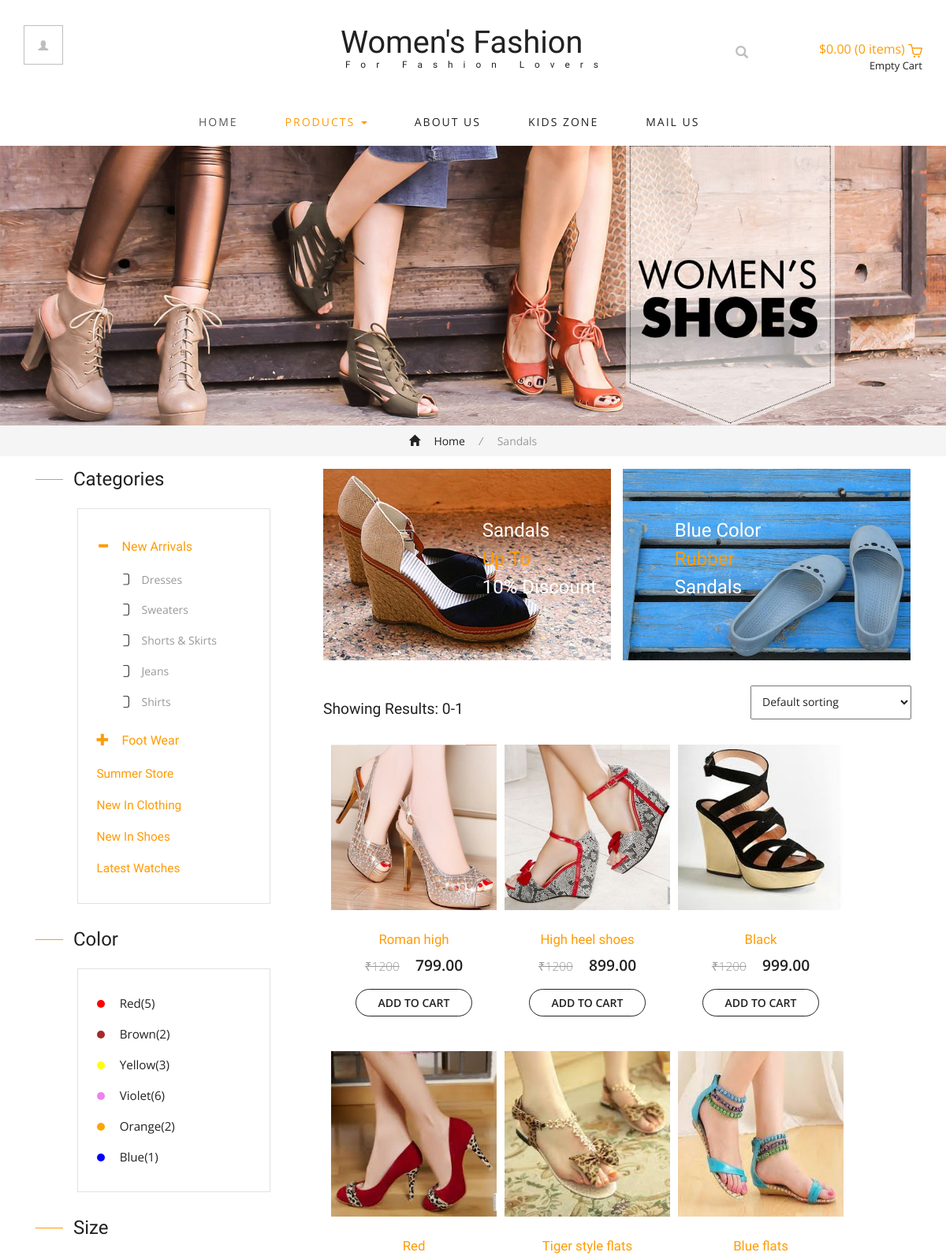
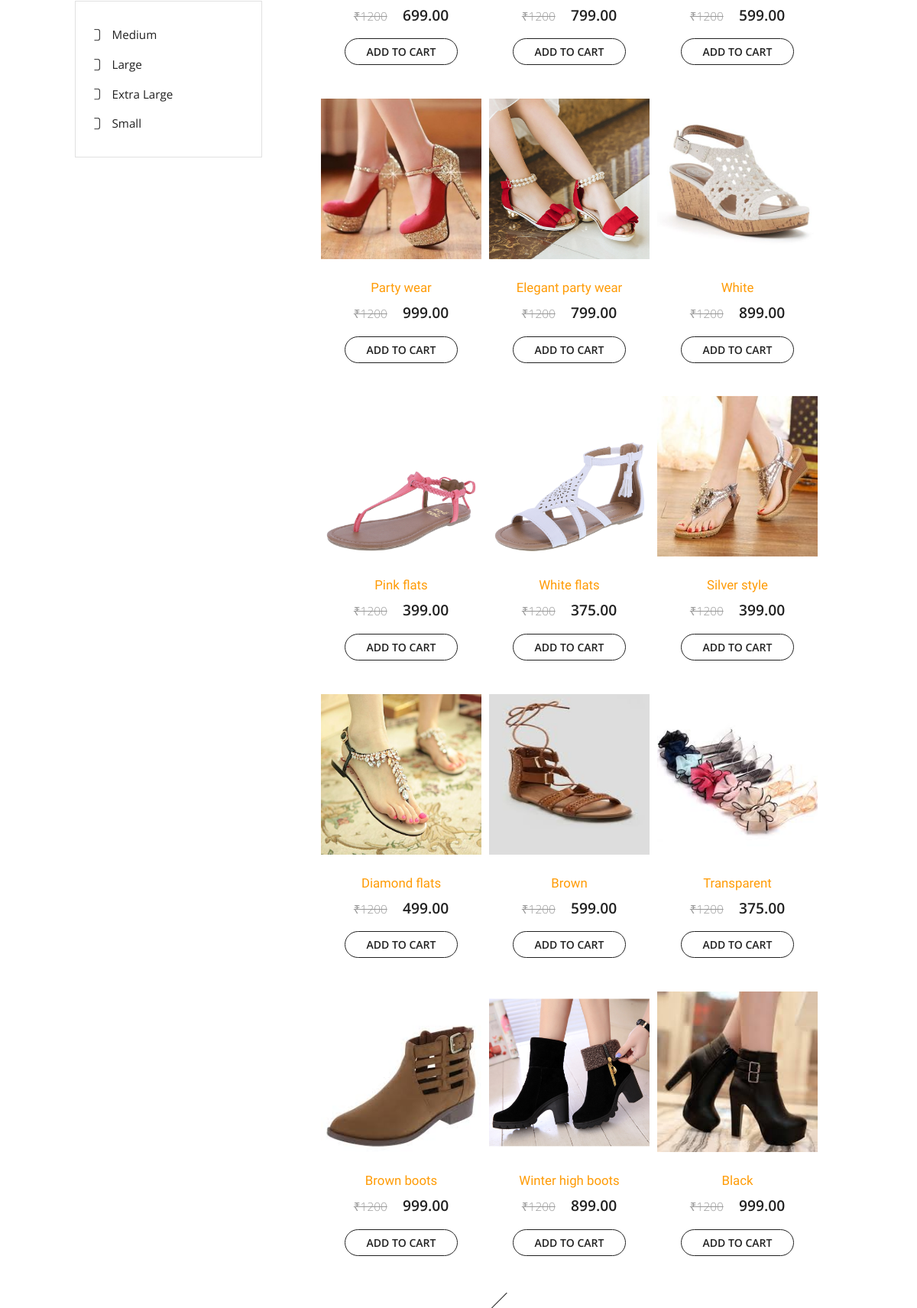
The app's page /sandals/ (upper part) with its own data (2 pictures, top to bottom).
### my_products/models.py (models this page shows, shortened)
class Sandals(models.Model):
    title = models.CharField(max_length=250)
    price = models.DecimalField(max_digits=6, decimal_places=2)
    description = models.CharField(max_length=1000)
    image = models.FileField(upload_to='images')

### my_products/views.py (the view)
# urls.py: url(r'^sandals/$', views.sandalsView.as_view(), name='sandals'),
class sandalsView(generic.ListView):
    template_name = "sandals.html"
    context_object_name = 'all_sandals'
    def get_queryset(self):
        return Sandals.objects.all()
    def get_context_data(self, **kwargs):
         context = super(sandalsView, self).get_context_data(**kwargs)
         context['all_dresses'] = Dresses.objects.all()[:5]
         return context

### my_products/templates/sandals.html (shortened to what this page needs)
{% load static %}
<!DOCTYPE html>
<html>
<head>
<link href="{% static 'css/bootstrap.css' %}" rel="stylesheet" type="text/css" media="all" />
<link href="{% static 'css/style.css' %}" rel="stylesheet" type="text/css" media="all" />
<link href="{% static 'css/fasthover.css' %}" rel="stylesheet" type="text/css" media="all" />
</head>
<body>
	<div class="header">
		<div class="container">
			<div class="w3l_login">
				<a href="#" data-toggle="modal" data-target="#myModal88"><span class="glyphicon glyphicon-user" aria-hidden="true"></span></a>
			</div>
			<div class="w3l_logo">
				<h1><a href="{% url 'index' %}">Women's Fashion<span>For Fashion Lovers</span></a></h1>
			</div>
			<div class="search">
				<label class="icon-search" for="search_box"><span class="glyphicon glyphicon-search" aria-hidden="true"></span></label>
			</div>
			<div class="cart box_1">
				<a href="{% url 'checkout' %}">
					<div class="total">
					<span class="simpleCart_total"></span> (<span id="simpleCart_quantity" class="simpleCart_quantity"></span> items)</div>
					<img src="{% static 'images/bag.png' %}" alt="" />
				</a>
				<p><a href="javascript:;" class="simpleCart_empty">Empty Cart</a></p>
			</div>
			<div class="clearfix"> </div>
		</div>
	</div>
	<div class="navigation">
		<div class="container">
			<nav class="navbar navbar-default">
				<div class="collapse navbar-collapse" id="bs-megadropdown-tabs">
					<ul class="nav navbar-nav">
						<li class="active"><a href="{% url 'index' %}">Home</a></li>
						<li class="dropdown">
							<a href="#" class="dropdown-toggle act" data-toggle="dropdown">Products <b class="caret"></b></a>
						</li>
						<li><a href="{% url 'about' %}">About Us</a></li>
						<li><a href="{% url 'short-codes' %}">Kids Zone</a></li>
						<li><a href="{% url 'mail' %}">Mail Us</a></li>
					</ul>
				</div>
			</nav>
		</div>
	</div>
	<div class="banner9" id="home1">
	</div>
	<div class="breadcrumb_dress">
		<div class="container">
			<ul>
				<li><a href="{% url 'index' %}"><span class="glyphicon glyphicon-home" aria-hidden="true"></span> Home</a> <i>/</i></li>
				<li>Sandals</li>
			</ul>
		</div>
	</div>
	<div class="dresses">
		<div class="container">
			<div class="w3ls_dresses_grids">
				<div class="col-md-4 w3ls_dresses_grid_left">
					<div class="w3ls_dresses_grid_left_grid">
						<h3>Categories</h3>
						<div class="w3ls_dresses_grid_left_grid_sub">
							<div class="panel-group" id="accordion" role="tablist" aria-multiselectable="true">
							  <div class="panel panel-default">
								<div class="panel-heading" role="tab" id="headingOne">
								  <h4 class="panel-title asd">
									<a class="pa_italic" role="button" data-toggle="collapse" data-parent="#accordion" href="#collapseOne" aria-expanded="true" aria-controls="collapseOne">
									  <i class="glyphicon glyphicon-minus" aria-hidden="true"></i>New Arrivals
									</a>
								  </h4>
								</div>
								<div id="collapseOne" class="panel-collapse collapse in" role="tabpanel" aria-labelledby="headingOne">
								  <div class="panel-body panel_text">
									<ul>
										<li><a href="{% url 'dresses' %}">Dresses</a></li>
										<li><a href="{% url 'sweaters' %}">Sweaters</a></li>
										<li><a href="{% url 'skirts' %}">Shorts & Skirts</a></li>
										<li><a href="{% url 'jeans' %}">Jeans</a></li>
										<li><a href="{% url 'shirts' %}">Shirts</a></li>
									</ul>
								  </div>
								</div>
							  </div>
							  <div class="panel panel-default">
								<div class="panel-heading" role="tab" id="headingTwo">
								  <h4 class="panel-title asd">
									<a class="pa_italic collapsed" role="button" data-toggle="collapse" data-parent="#accordion" href="#collapseTwo" aria-expanded="false" aria-controls="collapseTwo">
									  <span class="glyphicon glyphicon-plus" aria-hidden="true"></span>Foot Wear
									</a>
								  </h4>
								</div>
							  </div>
							</div>
							<ul class="panel_bottom">
								<li><a href="{% url 'products' %}">Summer Store</a></li>
								<li><a href="{% url 'dresses' %}">New In Clothing</a></li>
								<li><a href="{% url 'sandals' %}">New In Shoes</a></li>
								<li><a href="{% url 'products' %}">Latest Watches</a></li>
							</ul>
						</div>
					</div>
					<div class="w3ls_dresses_grid_left_grid">
						<h3>Color</h3>
						<div class="w3ls_dresses_grid_left_grid_sub">
							<div class="ecommerce_color">
								<ul>
									<li><a href="#"><i></i> Red(5)</a></li>
									<li><a href="#"><i></i> Brown(2)</a></li>
									<li><a href="#"><i></i> Yellow(3)</a></li>
									<li><a href="#"><i></i> Violet(6)</a></li>
									<li><a href="#"><i></i> Orange(2)</a></li>
									<li><a href="#"><i></i> Blue(1)</a></li>
								</ul>
							</div>
						</div>
					</div>
					<div class="w3ls_dresses_grid_left_grid">
						<h3>Size</h3>
						<div class="w3ls_dresses_grid_left_grid_sub">
							<div class="ecommerce_color ecommerce_size">
								<ul>
									<li><a href="#">Medium</a></li>
									<li><a href="#">Large</a></li>
									<li><a href="#">Extra Large</a></li>
									<li><a href="#">Small</a></li>
								</ul>
							</div>
						</div>
					</div>
				</div>
				<div class="col-md-8 w3ls_dresses_grid_right">
					<div class="col-md-6 w3ls_dresses_grid_right_left">
						<div class="w3ls_dresses_grid_right_grid1">
							<img src="{% static 'images/75.jpg' %}" alt=" " class="img-responsive" />
							<div class="w3ls_dresses_grid_right_grid1_pos1">
								<h3>Sandals <span>Up To</span> 10% Discount</h3>
							</div>
						</div>
					</div>
					<div class="col-md-6 w3ls_dresses_grid_right_left">
						<div class="w3ls_dresses_grid_right_grid1">
							<img src="{% static 'images/74.jpg' %}" alt=" " class="img-responsive" />
							<div class="w3ls_dresses_grid_right_grid1_pos">
								<h3>Blue Color <span>Rubber</span> Sandals</h3>
							</div>
						</div>
					</div>
					<div class="w3ls_dresses_grid_right_grid2">
						<div class="w3ls_dresses_grid_right_grid2_left">
							<h3>Showing Results: 0-1</h3>
						</div>
						<div class="w3ls_dresses_grid_right_grid2_right">
							<select name="select_item" class="select_item">
								<option selected="selected">Default sorting</option>
							</select>
						</div>
						<div class="clearfix"> </div>
					</div>
					<div class="w3ls_dresses_grid_right_grid3">
						<div class="agileinfo_new_products_grid agileinfo_new_products_grid_dresses">
							<div class="agile_ecommerce_tab_left dresses_grid">
														 {% if all_sandals %}
										 {% for sandals in all_sandals %}
                <div class="display_dress">
                     <img  src="{{ sandals.image.url }}" , height="210px", width="210px">
									   <h5><a href="/single//{{sandals.pk}}//">{{sandals.title}}</a></h5>
									 <div class="simpleCart_shelfItem">
		                    <p><span>₹1200</span> <i class="item_price">{{sandals.price}}</i></p>
												<p><a class="item_add" href="#">Add to cart</a></p>
                  </div>
                </div>
							{% endfor %}
					{% endif %}
					</div>
				</div>
			</div>
				</div>
				<div class="clearfix"> </div>
			</div>
		</div>
	</div>
	<div class="w3l_related_products">
	</div>
</body>
</html>

### records on screen
Sandals: image (picture), title "Roman high", price "799.00"
Sandals: image (picture), title "High heel shoes", price "899.00"
Sandals: image (picture), title "Black", price "999.00"
Sandals: image (picture), title "Red", price "699.00"
Sandals: image (picture), title "Tiger style flats", price "799.00"
Sandals: image (picture), title "Blue flats", price "599.00"
Sandals: image (picture), title "Party wear", price "999.00"
Sandals: image (picture), title "Elegant party wear", price "799.00"
Sandals: image (picture), title "White", price "899.00"
Sandals: image (picture), title "Pink flats", price "399.00"
Sandals: image (picture), title "White flats", price "375.00"
Sandals: image (picture), title "Silver style", price "399.00"
Sandals: image (picture), title "Diamond flats", price "499.00"
Sandals: image (picture), title "Brown", price "599.00"
Sandals: image (picture), title "Transparent", price "375.00"
Sandals: image (picture), title "Brown boots", price "999.00"
Sandals: image (picture), title "Winter high boots", price "899.00"
Sandals: image (picture), title "Black", price "999.00"
